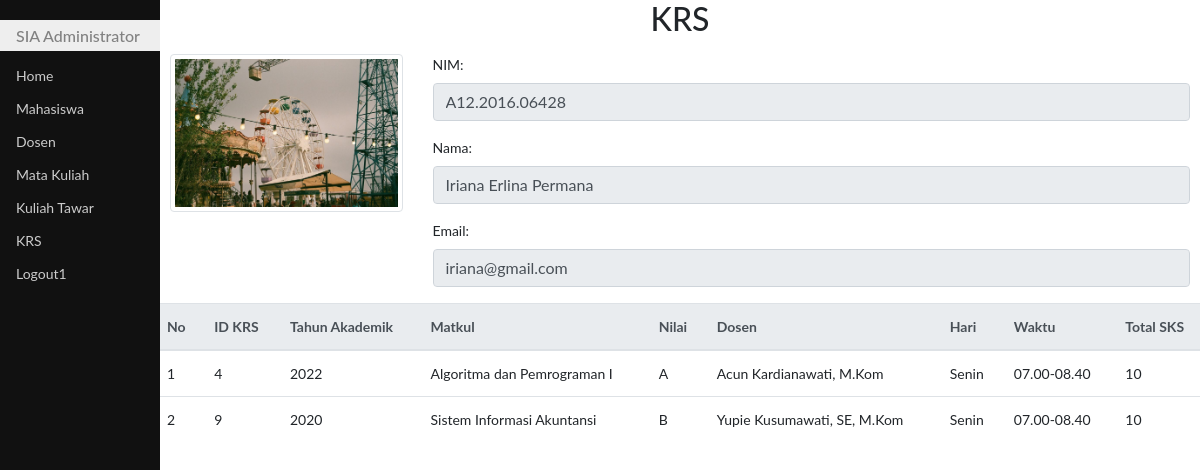
/tampilKrsdetail.php?nim=A12.2016.06428, run on the app's committed database.
### tables this page shows
CREATE TABLE `mhs` (
  `id` int(11) NOT NULL,
  `nim` char(14) DEFAULT NULL,
  `nama` varchar(50) DEFAULT NULL,
  `email` varchar(50) DEFAULT NULL,
  `foto` varchar(25) DEFAULT NULL
);

CREATE TABLE `krs` (
  `idKrs` int(10) NOT NULL,
  `thAkd` int(10) DEFAULT NULL,
  `nim` varchar(15) DEFAULT NULL,
  `idMatkul` varchar(10) DEFAULT NULL,
  `nilai` varchar(1) DEFAULT NULL,
  `nppDos` varchar(16) DEFAULT NULL,
  `hari` varchar(10) DEFAULT NULL,
  `waktu` varchar(13) DEFAULT NULL,
  `totalsks` int(12) NOT NULL
);

CREATE TABLE `matkul` (
  `idmatkul` char(10) NOT NULL,
  `namamatkul` varchar(50) DEFAULT NULL,
  `sks` int(2) DEFAULT NULL,
  `jns` char(3) DEFAULT NULL,
  `smt` varchar(10) DEFAULT NULL
);

CREATE TABLE `dosen` (
  `npp` char(16) NOT NULL,
  `namadosen` varchar(50) DEFAULT NULL,
  `homebase` char(10) DEFAULT NULL
);

### tampilKrsdetail.php (the view, shortened to what this page needs)
<!DOCTYPE html>
<html>
<head>
	<link rel="stylesheet" type="text/css" href="bootstrap4/css/bootstrap.css">
	<link rel="stylesheet" type="text/css" href="css/styleku.css">
</head>
<body>
	<?php
	require "fungsi.php";
	$nim=$_GET['nim'];
	?>
	<div class="utama">
		<h2 class="mb-3 text-center">KRS</h2>
		<div class="row">
			<?php
			$sql="select * from mhs where nim = '$nim'";
			$qry=mysqli_query($koneksi,$sql);
			$row=mysqli_fetch_array($qry);
			?>
		<div class="col-sm-3 text-center">
			<img class="rounded img-thumbnail"src="<?php echo $row["foto"]?>">
		</div>
		<div class="col-sm-9">
			<form enctype="multipart/form-data" method="post" action="sv_editKrs.php">
				<div class="form-group">
					<label for="nim">NIM:</label>
					<input class="form-control" type="text" name="nim" id="nim" value="<?php echo $row['nim']?>" readonly>
				</div>
				<div class="form-group">
					<label for="nama">Nama:</label>
					<input class="form-control" type="text" name="nama" id="nama" value="<?php echo $row['nama']?>" readonly>
				</div>
				<div class="form-group">
					<label for="email">Email:</label>
					<input class="form-control" type="email" name="email" id="email" value="<?php echo $row['email']?>" readonly>
				</div>
			</form>
		</div>
        <table class="table table-hover">
	<thead class="thead-light">
	<tr>
		<th>No</th>
		<th>ID KRS</th>
		<th>Tahun Akademik</th>
		<th>Matkul</th>
		<th>Nilai</th>
		<th>Dosen</th>
		<th>Hari</th>
		<th>Waktu</th>
		<th>Total SKS</th>
	</tr>
	</thead>
	<tbody>
	<?php
        $sql2 = "select krs.*,matkul.namamatkul,dosen.namadosen from krs,matkul,dosen where krs.idMatkul=matkul.idmatkul and krs.nppDos = dosen.npp and krs.nim = '$nim'";
        $kq = mysqli_query($koneksi,$sql2);
        $no = 1;
		while($row=mysqli_fetch_assoc($kq)){
			?>
			<tr>
				<td><?php echo $no?></td>
				<td><?php echo $row["idKrs"]?></td>
				<td><?php echo $row["thAkd"]?></td>
				<td><?php echo $row["namamatkul"]?></td>
				<td><?php echo $row["nilai"]?></td>
				<td><?php echo $row["namadosen"]?></td>
				<td><?php echo $row["hari"]?></td>
				<td><?php echo $row["waktu"]?></td>
				<td><?php echo $row["totalsks"]?></td>
			</tr>
			<?php
			$no++;
		}
	?>
	</tbody>
	</table>
		</div>
	</div>
</body>
</html>

### css/styleku.css (style rules this page uses)
body { font-family: "Lato", sans-serif; }
.menusamping { height: 100%; width: 160px; position: fixed; z-index: 1; top: 0; left: 0; background-color: #111; overflow-x: hidden; padding-top: 20px; }
.menusamping a { padding: 6px 8px 6px 16px; text-decoration: none; font-size: 14px; color: #ccc; display: block; }
.menusamping h1 { padding: 6px 8px 6px 16px; text-decoration: none; font-size: 16px; color: #818181; background-color:#eee; display: block; }
.utama { margin-left: 160px; font-size: 14px; padding: 0px 10px; }

### data on the page
mhs: foto (picture), nim "A12.2016.06428", nama "Iriana Erlina Permana", email "iriana@gmail.com"
krs: idKrs "4", thAkd "2022", idMatkul.namamatkul "Algoritma dan Pemrograman I", nilai "A", dosen.namadosen "Acun Kardianawati, M.Kom", hari "Senin", waktu "07.00-08.40", totalsks "10"
krs: idKrs "9", thAkd "2020", idMatkul.namamatkul "Sistem Informasi Akuntansi", nilai "B", dosen.namadosen "Yupie Kusumawati, SE, M.Kom", hari "Senin", waktu "07.00-08.40", totalsks "10"
